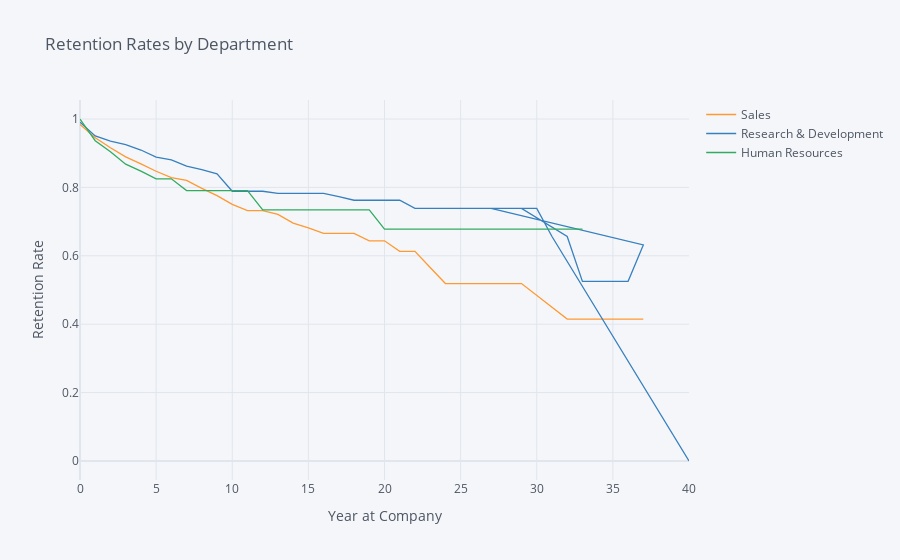

Here is the notebook cell this chart was saved with:
### Markdown cell above
## 7. Let's investigate whether the department the employee works in has an impact on how long they stay with the company. Generate and plot survival curves showing retention by department and years the employee has worked at the company.

### Code cell
rates = survival(data,'Department', 'YearsAtCompany', 'Attrition')

rates.iplot(kind='line', xTitle='Year at Company', yTitle='Retention Rate',
            title='Retention Rates by Department')

### Figure 1 — Plotly figure (JSON) as saved in the notebook; plotly's stock layout.template omitted (floating-point values rounded to 4 significant figures)
{"data": [{"line": {"color": "rgba(255, 153, 51, 1.0)", "dash": "solid", "shape": "linear", "width": 1.3}, "mode": "lines", "name": "Sales", "text": "", "type": "scatter", "x": [0, 1, 2, 3, 4, 5, 6, 7, 8, 9, 10, 11, 12, 13, 14, 15, 16, 17, 18, 19, 20, 21, 22, 23, 24, 25, 26, 29, 32, 33, 34, 36, 37, 27, 30, 31, 40], "y": [0.9843, 0.9453, 0.9158, 0.8891, 0.8689, 0.8473, 0.8285, 0.8205, 0.7971, 0.7759, 0.7502, 0.7319, 0.7319, 0.7209, 0.6956, 0.6819, 0.6653, 0.6653, 0.6653, 0.6438, 0.6438, 0.6132, 0.6132, 0.566, 0.5188, 0.5188, 0.5188, 0.5188, 0.4151, 0.4151, 0.4151, 0.4151, 0.4151, "", "", "", ""]}, {"line": {"color": "rgba(55, 128, 191, 1.0)", "dash": "solid", "shape": "linear", "width": 1.3}, "mode": "lines", "name": "Research & Development", "text": "", "type": "scatter", "x": [0, 1, 2, 3, 4, 5, 6, 7, 8, 9, 10, 11, 12, 13, 14, 15, 16, 17, 18, 19, 20, 21, 22, 23, 24, 25, 26, 29, 32, 33, 34, 36, 37, 27, 30, 31, 40], "y": [0.9906, 0.9503, 0.9351, 0.9249, 0.9093, 0.8886, 0.8805, 0.8624, 0.852, 0.8399, 0.7887, 0.7887, 0.7887, 0.7825, 0.7825, 0.7825, 0.7825, 0.7729, 0.7624, 0.7624, 0.7624, 0.7624, 0.7386, 0.7386, 0.7386, 0.7386, 0.7386, 0.7386, 0.6565, 0.5252, 0.5252, 0.5252, 0.6319, 0.7386, 0.7386, 0.6565, 0]}, {"line": {"color": "rgba(50, 171, 96, 1.0)", "dash": "solid", "shape": "linear", "width": 1.3}, "mode": "lines", "name": "Human Resources", "text": "", "type": "scatter", "x": [0, 1, 2, 3, 4, 5, 6, 7, 8, 9, 10, 11, 12, 13, 14, 15, 16, 17, 18, 19, 20, 21, 22, 23, 24, 25, 26, 29, 32, 33, 34, 36, 37, 27, 30, 31, 40], "y": [1, 0.9365, 0.9042, 0.868, 0.8474, 0.8251, 0.8251, 0.7907, 0.7907, 0.7907, 0.7907, 0.7907, 0.7342, 0.7342, 0.7342, 0.7342, 0.7342, 0.7342, 0.7342, 0.7342, 0.6777, 0.6777, 0.6777, 0.6777, 0.6777, 0.6777, 0.6777, 0.6777, 0.6777, 0.6777, "", "", "", "", "", "", ""]}], "layout": {"autosize": true, "legend": {"bgcolor": "#F5F6F9", "font": {"color": "#4D5663"}}, "paper_bgcolor": "#F5F6F9", "plot_bgcolor": "#F5F6F9", "title": {"font": {"color": "#4D5663"}, "text": "Retention Rates by Department"}, "xaxis": {"autorange": true, "gridcolor": "#E1E5ED", "range": [0, 40], "showgrid": true, "tickfont": {"color": "#4D5663"}, "title": {"font": {"color": "#4D5663"}, "text": "Year at Company"}, "type": "linear", "zerolinecolor": "#E1E5ED"}, "yaxis": {"autorange": true, "gridcolor": "#E1E5ED", "range": [-0.05556, 1.056], "showgrid": true, "tickfont": {"color": "#4D5663"}, "title": {"font": {"color": "#4D5663"}, "text": "Retention Rate"}, "type": "linear", "zerolinecolor": "#E1E5ED"}}}
